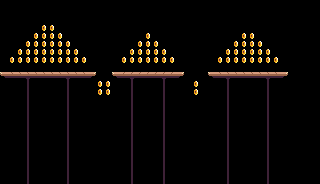

Below is a game level as drawn by its tile map, then a one-line description and the .tmx file that defines it, in full:
An orthogonal 40x23 tile map with 8x8 px tiles, 2 tile layers (Tile Layer 1, Coins), 2 tilesets and 7 objects (Get these coins by using your special ab, Die noob, Player).

<map version="1.10" tiledversion="1.12.1" orientation="orthogonal" renderorder="right-down" width="40" height="23" tilewidth="8" tileheight="8" infinite="0" nextlayerid="6" nextobjectid="15">
 <tileset firstgid="1" source="../tilesets/cuteforest-tileset.tsx" />
 <tileset firstgid="96" source="../tilesets/pixelated-coin.tsx" />
 <layer id="1" name="Tile Layer 1" width="40" height="23">
  <data encoding="csv">
0,0,0,0,0,0,0,0,0,0,0,0,0,0,0,0,0,0,0,0,0,0,0,0,0,0,0,0,0,0,0,0,0,0,0,0,0,0,0,0,
0,0,0,0,0,0,0,0,0,0,0,0,0,0,0,0,0,0,0,0,0,0,0,0,0,0,0,0,0,0,0,0,0,0,0,0,0,0,0,0,
0,0,0,0,0,0,0,0,0,0,0,0,0,0,0,0,0,0,0,0,0,0,0,0,0,0,0,0,0,0,0,0,0,0,0,0,0,0,0,0,
0,0,0,0,0,0,0,0,0,0,0,0,0,0,0,0,0,0,0,0,0,0,0,0,0,0,0,0,0,0,0,0,0,0,0,0,0,0,0,0,
0,0,0,0,0,0,0,0,0,0,0,0,0,0,0,0,0,0,0,0,0,0,0,0,0,0,0,0,0,0,0,0,0,0,0,0,0,0,0,0,
0,0,0,0,0,0,0,0,0,0,0,0,0,0,0,0,0,0,0,0,0,0,0,0,0,0,0,0,0,0,0,0,0,0,0,0,0,0,0,0,
0,0,0,0,0,0,0,0,0,0,0,0,0,0,0,0,0,0,0,0,0,0,0,0,0,0,0,0,0,0,0,0,0,0,0,0,0,0,0,0,
0,0,0,0,0,0,0,0,0,0,0,0,0,0,0,0,0,0,0,0,0,0,0,0,0,0,0,0,0,0,0,0,0,0,0,0,0,0,0,0,
0,0,0,0,0,0,0,0,0,0,0,0,0,0,0,0,0,0,0,0,0,0,0,0,0,0,0,0,0,0,0,0,0,0,0,0,0,0,0,0,
66,67,67,68,67,67,67,67,68,67,67,50,0,0,66,49,48,49,49,49,48,49,50,0,0,0,66,67,68,67,67,67,67,68,67,50,0,0,0,0,
0,0,0,87,0,0,0,0,87,0,0,0,0,0,0,0,87,0,0,0,87,0,0,0,0,0,0,0,87,0,0,0,0,87,0,0,0,0,0,0,
0,0,0,87,0,0,0,0,87,0,0,0,0,0,0,0,87,0,0,0,87,0,0,0,0,0,0,0,87,0,0,0,0,87,0,0,0,0,0,0,
0,0,0,87,0,0,0,0,87,0,0,0,0,0,0,0,87,0,0,0,87,0,0,0,0,0,0,0,87,0,0,0,0,87,0,0,0,0,0,0,
0,0,0,87,0,0,0,0,87,0,0,0,0,0,0,0,87,0,0,0,87,0,0,0,0,0,0,0,87,0,0,0,0,87,0,0,0,0,0,0,
0,0,0,87,0,0,0,0,87,0,0,0,0,0,0,0,87,0,0,0,87,0,0,0,0,0,0,0,87,0,0,0,0,87,0,0,0,0,0,0,
0,0,0,87,0,0,0,0,87,0,0,0,0,0,0,0,87,0,0,0,87,0,0,0,0,0,0,0,87,0,0,0,0,87,0,0,0,0,0,0,
0,0,0,87,0,0,0,0,87,0,0,0,0,0,0,0,87,0,0,0,87,0,0,0,0,0,0,0,87,0,0,0,0,87,0,0,0,0,0,0,
0,0,0,87,0,0,0,0,87,0,0,0,0,0,0,0,87,0,0,0,87,0,0,0,0,0,0,0,87,0,0,0,0,87,0,0,0,0,0,0,
0,0,0,87,0,0,0,0,87,0,0,0,0,0,0,0,87,0,0,0,87,0,0,0,0,0,0,0,87,0,0,0,0,87,0,0,0,0,0,0,
0,0,0,87,0,0,0,0,87,0,0,0,0,0,0,0,87,0,0,0,87,0,0,0,0,0,0,0,87,0,0,0,0,87,0,0,0,0,0,0,
0,0,0,87,0,0,0,0,87,0,0,0,0,0,0,0,87,0,0,0,87,0,0,0,0,0,0,0,87,0,0,0,0,87,0,0,0,0,0,0,
0,0,0,87,0,0,0,0,87,0,0,0,0,0,0,0,87,0,0,0,87,0,0,0,0,0,0,0,87,0,0,0,0,87,0,0,0,0,0,0,
0,0,0,87,0,0,0,0,87,0,0,0,0,0,0,0,87,0,0,0,87,0,0,0,0,0,0,0,87,0,0,0,0,87,0,0,0,0,0,0
</data>
 </layer>
 <objectgroup id="5" name="Dialogue">
  <object id="7" name="Get these coins by using your special ability: double jump" x="80" y="48" width="16" height="24" />
  <object id="13" name="Die noob" x="296" y="24" width="24" height="40" />
 </objectgroup>
 <objectgroup id="4" name="Collision">
  <object id="3" x="0" y="72" width="96" height="8" />
  <object id="5" x="112" y="72" width="72" height="8" />
  <object id="6" x="208" y="72" width="80" height="8" />
  <object id="10" x="319.25" y="0.75" width="2.25" height="168.75" />
 </objectgroup>
 <layer id="2" name="Coins" width="40" height="23">
  <data encoding="csv">
0,0,0,0,0,0,0,0,0,0,0,0,0,0,0,0,0,0,0,0,0,0,0,0,0,0,0,0,0,0,0,0,0,0,0,0,0,0,0,0,
0,0,0,0,0,0,0,0,0,0,0,0,0,0,0,0,0,0,0,0,0,0,0,0,0,0,0,0,0,0,0,0,0,0,0,0,0,0,0,0,
0,0,0,0,0,0,0,0,0,0,0,0,0,0,0,0,0,0,0,0,0,0,0,0,0,0,0,0,0,0,0,0,0,0,0,0,0,0,0,0,
0,0,0,0,0,96,96,0,0,0,0,0,0,0,0,0,0,0,0,0,0,0,0,0,0,0,0,0,0,0,0,0,0,0,0,0,0,0,0,0,
0,0,0,0,96,96,96,96,0,0,0,0,0,0,0,0,0,0,96,0,0,0,0,0,0,0,0,0,0,0,96,96,0,0,0,0,0,0,0,0,
0,0,0,96,96,96,96,96,96,0,0,0,0,0,0,0,0,96,96,96,0,0,0,0,0,0,0,0,0,96,96,96,96,0,0,0,0,0,0,0,
0,0,96,96,96,96,96,96,96,96,0,0,0,0,0,0,96,96,96,96,96,0,0,0,0,0,0,0,96,96,96,96,96,96,0,0,0,0,0,0,
0,96,96,96,96,96,96,96,96,96,96,0,0,0,0,96,96,96,96,96,96,96,0,0,0,0,0,96,96,96,96,96,96,96,96,0,0,0,0,0,
0,0,0,0,0,0,0,0,0,0,0,0,0,0,0,0,0,0,0,0,0,0,0,0,0,0,0,0,0,0,0,0,0,0,0,0,0,0,0,0,
0,0,0,0,0,0,0,0,0,0,0,0,0,0,0,0,0,0,0,0,0,0,0,0,0,0,0,0,0,0,0,0,0,0,0,0,0,0,0,0,
0,0,0,0,0,0,0,0,0,0,0,0,96,96,0,0,0,0,0,0,0,0,0,0,96,0,0,0,0,0,0,0,0,0,0,0,0,0,0,0,
0,0,0,0,0,0,0,0,0,0,0,0,96,96,0,0,0,0,0,0,0,0,0,0,96,0,0,0,0,0,0,0,0,0,0,0,0,0,0,0,
0,0,0,0,0,0,0,0,0,0,0,0,0,0,0,0,0,0,0,0,0,0,0,0,0,0,0,0,0,0,0,0,0,0,0,0,0,0,0,0,
0,0,0,0,0,0,0,0,0,0,0,0,0,0,0,0,0,0,0,0,0,0,0,0,0,0,0,0,0,0,0,0,0,0,0,0,0,0,0,0,
0,0,0,0,0,0,0,0,0,0,0,0,0,0,0,0,0,0,0,0,0,0,0,0,0,0,0,0,0,0,0,0,0,0,0,0,0,0,0,0,
0,0,0,0,0,0,0,0,0,0,0,0,0,0,0,0,0,0,0,0,0,0,0,0,0,0,0,0,0,0,0,0,0,0,0,0,0,0,0,0,
0,0,0,0,0,0,0,0,0,0,0,0,0,0,0,0,0,0,0,0,0,0,0,0,0,0,0,0,0,0,0,0,0,0,0,0,0,0,0,0,
0,0,0,0,0,0,0,0,0,0,0,0,0,0,0,0,0,0,0,0,0,0,0,0,0,0,0,0,0,0,0,0,0,0,0,0,0,0,0,0,
0,0,0,0,0,0,0,0,0,0,0,0,0,0,0,0,0,0,0,0,0,0,0,0,0,0,0,0,0,0,0,0,0,0,0,0,0,0,0,0,
0,0,0,0,0,0,0,0,0,0,0,0,0,0,0,0,0,0,0,0,0,0,0,0,0,0,0,0,0,0,0,0,0,0,0,0,0,0,0,0,
0,0,0,0,0,0,0,0,0,0,0,0,0,0,0,0,0,0,0,0,0,0,0,0,0,0,0,0,0,0,0,0,0,0,0,0,0,0,0,0,
0,0,0,0,0,0,0,0,0,0,0,0,0,0,0,0,0,0,0,0,0,0,0,0,0,0,0,0,0,0,0,0,0,0,0,0,0,0,0,0,
0,0,0,0,0,0,0,0,0,0,0,0,0,0,0,0,0,0,0,0,0,0,0,0,0,0,0,0,0,0,0,0,0,0,0,0,0,0,0,0
</data>
 </layer>
 <objectgroup id="3" name="Entities">
  <object id="1" name="Player" x="8" y="72">
   <point />
  </object>
 </objectgroup>
</map>
